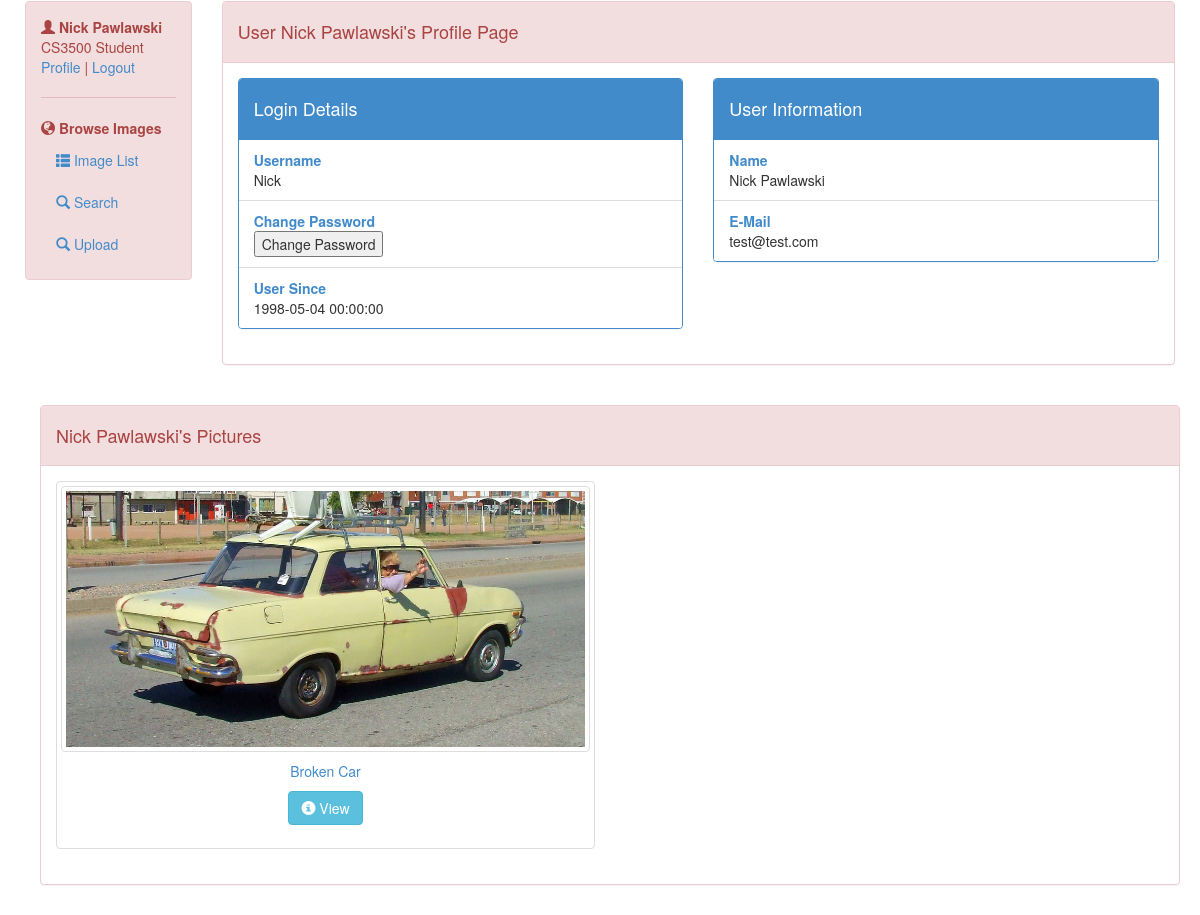
The app's page /profile.php (signed in, lower part), older data.
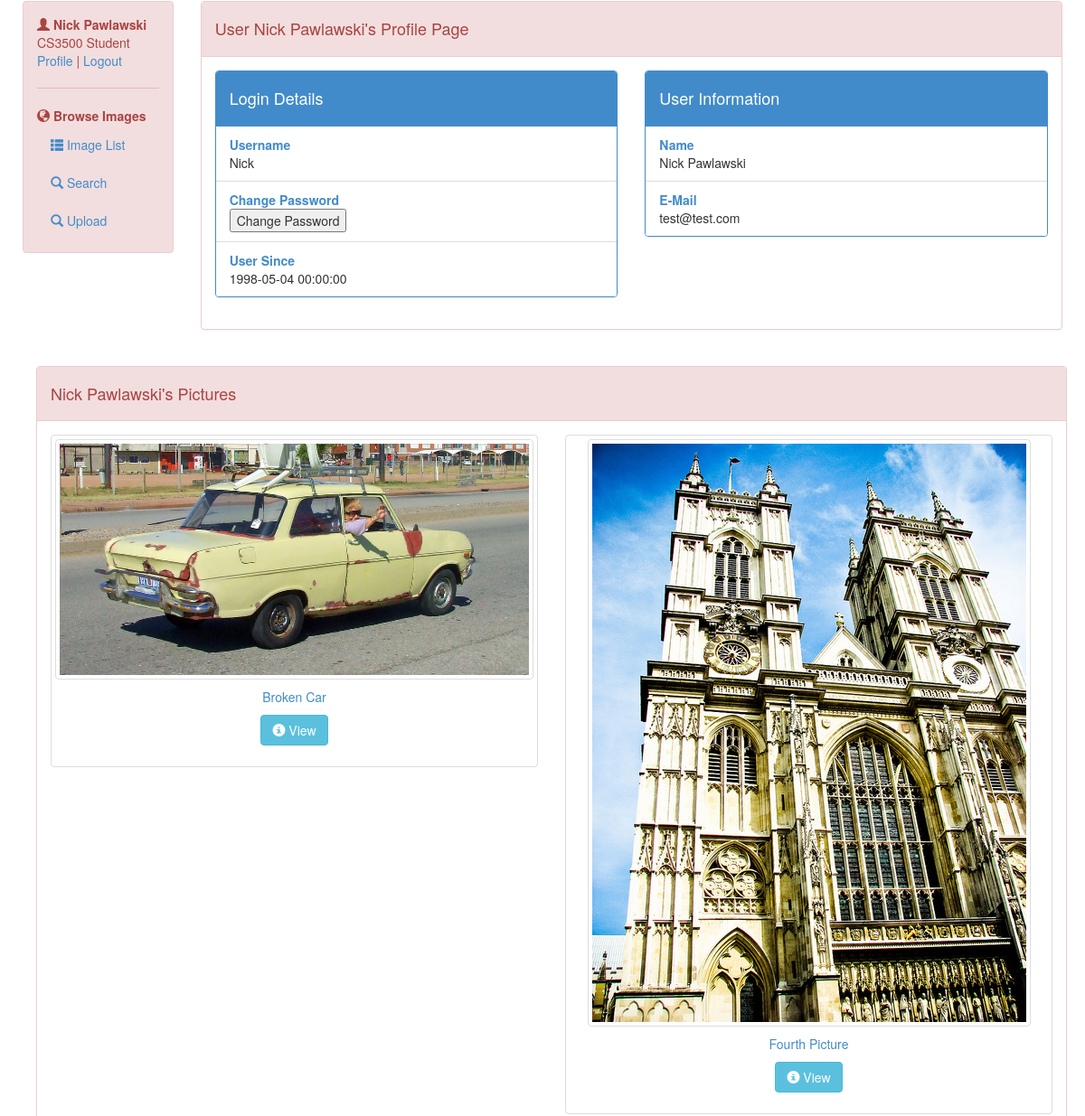
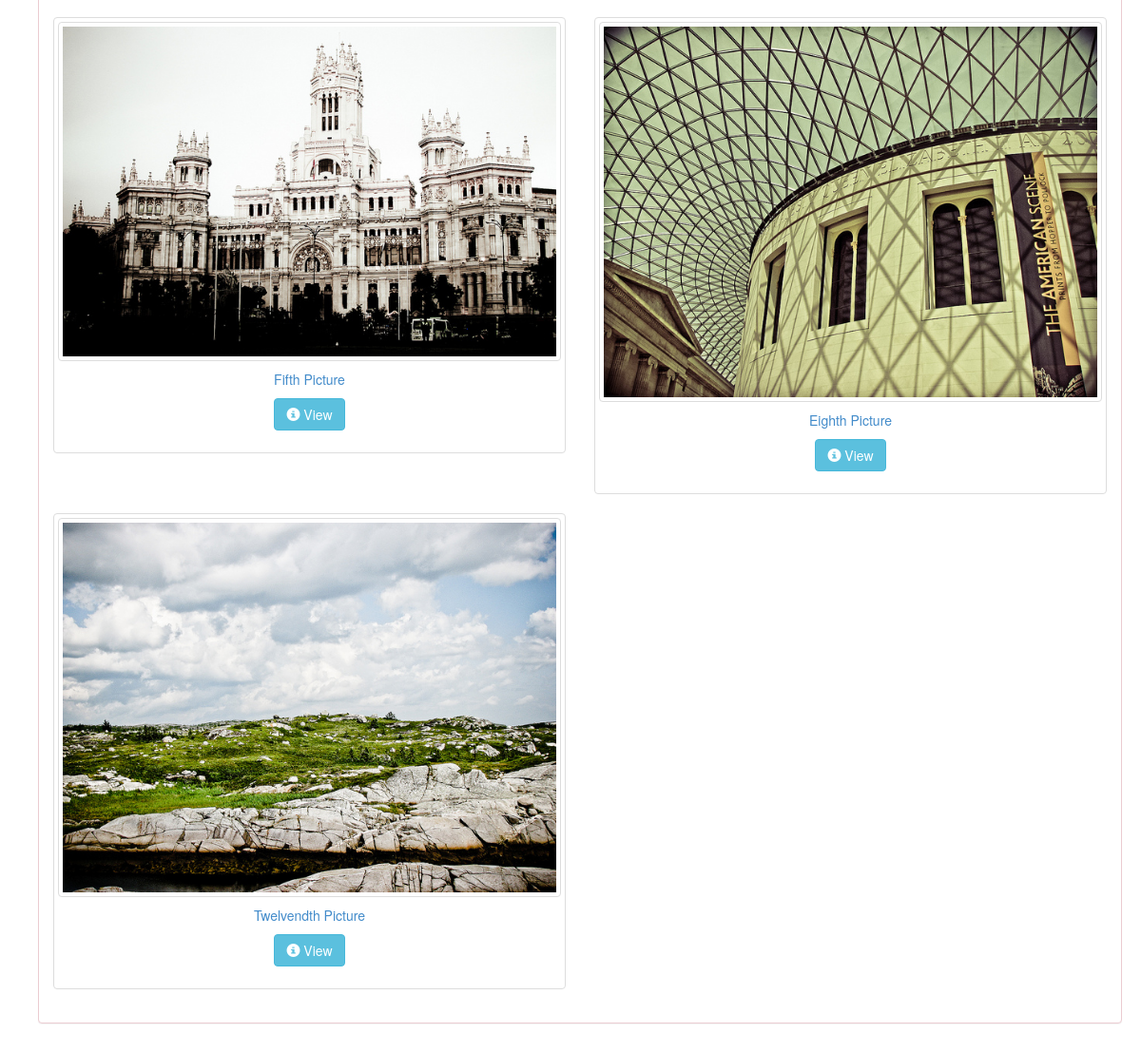
The same page, newer data (2 pictures, top to bottom).
### tables this page shows
CREATE TABLE `Image` (
  `ImageID` int(11) NOT NULL,
  `UID` int(11) NOT NULL,
  `Path` varchar(255) NOT NULL,
  `Title` varchar(255) DEFAULT NULL,
  `Description` text,
  `Likes` int(11) DEFAULT NULL,
  `Dislikes` int(11) DEFAULT NULL,
  `ViewCount` int(11) DEFAULT NULL,
  `Privacy` int(1) NOT NULL,
  `Date` datetime NOT NULL
);

### getImages.php (called while the page is built)
<?php
include 'connect.php';
try
{
    $sql = "SELECT * FROM image where UID = ".$_SESSION["UID"];
    $st = $pdo->prepare($sql);
    $st->execute();
    while($row = $st->fetch())
    {
        $images[] = $row;
    }
}
catch (PDOException $e)
{
}
?>

### profile.php (the view, shortened to what this page needs)
<?php
include 'getImages.php';
?>
<!DOCTYPE html>
<html lang="en">
<head>
</head>
<body>
  <?php include 'header.php'; ?><br>
  <div class="container"  style = "padding:10px;">
   <div class="row">
    <div class="col-md-2">
     <?php include 'side.php'; ?>
   </div>
   <div class="col-md-10">
    <div class="panel panel-danger spaceabove" >
      <div class="panel-heading" ><h4>User <?php echo $_SESSION['fName']." ".$_SESSION["lName"]  ?>'s Profile Page</h4></div>
      <div class="panel-body">
        <div class="row">
          <div class="col-md-6">
            <div class="panel panel-primary">
              <div class="panel-heading"><h4>Login Details</h4></div>
              <ul class="list-group">
                <li class="list-group-item"><strong class="text-primary">Username</strong><br> <?php echo $_SESSION["userName"];  ?> </li>
                <li class="list-group-item"><strong class="text-primary">Change Password</strong><br><button onclick="window.location.href = 'changePassword.php'" class="button" href="changePassword.php">Change Password</li>
                <li class="list-group-item"><strong class="text-primary">User Since</strong><br>  <?php echo $_SESSION["date"]; ?></li>
                </ul>
              </div>
            </div>
            <div class="col-md-6">
              <div class="panel panel-primary">
                <div class="panel-heading"><h4>User Information</h4></div>
                <ul class="list-group">
                  <li class="list-group-item"><strong class="text-primary">Name</strong><br> <?php echo $_SESSION["fName"]." ".$_SESSION["lName"]; ?> </li>
                  <li class="list-group-item"><strong class="text-primary">E-Mail</strong><br> <?php echo $_SESSION["email"]; ?></li>
                </ul>
              </div>
            </div>
          </div>
        </div>
      </div>
        <br>
    </div>
  </div>
    <div class = "container">
    <div class="panel panel-danger spaceabove">
      <div class="panel-heading"><h4><?php echo $_SESSION['fName']." ".$_SESSION["lName"]  ?>'s Pictures</h4></div>
      <div class="panel-body">
        <div class="row">
        <?php
        foreach($images as $image)
        {
          echo'<div class="col-md-6 text-center">
          <div class="thumbnail">
            <a href = "image.php?img='.$image["ImageID"].'">
              <img src = "images/'.$image["Path"].'" alt="..." class="img-thumbnail">
            </a>
            <div class="caption">
              <p>
                <a href="image.php?img='.$image["ImageID"].'">'.$image["Title"].'</a>
              </p>
              <p>
                <a href="image.php?img='.$image["ImageID"].'" class="btn btn-info" role="button">
                  <span class="glyphicon glyphicon-info-sign"></span> View
                </a>
              </p>
            </div>
          </div>
        </div>';
        }
        ?>
        </div>
      </div>
    </div>
</div>
 </body>
 </html>

### header.php (shortened to what this page needs)
<!DOCTYPE html>
<html>
  <head>
    <link rel="stylesheet" href="bootstrap-3.2.0-dist/css/bootstrap.css">
    <link rel="stylesheet" href="css/header.css">
  </head>
  <body>
  </body>
</html>

### side.php (shortened to what this page needs)
<?php
if(isset($_SESSION["loggedIn"]))
{
    echo '
    <div class="rail">
    <div class="alert alert-danger">
    <strong><span class="glyphicon glyphicon-user"></span> '. $_SESSION['fName']." ".$_SESSION["lName"].'</strong><br/>
    CS3500 Student<br/>
    <span class="member-box-links"><a href="profile.php">Profile</a> | <a href="logout.php">Logout</a></span>
    <hr>
    <ul class="nav nav-stacked">
    <li class="nav-header"> <strong><span class="glyphicon glyphicon-globe"></span>  Browse Images</strong></li>
        <li><a href="picDump.php"><span class="glyphicon glyphicon-th-list"></span> Image List</a></li>
        <li><a href="search.php"><span class="glyphicon glyphicon-search"></span> Search</a></li>
        <li><a href="upload.php"><span class="glyphicon glyphicon-search"></span> Upload</a></li>
    </ul>
    </div>
    </div>';
}
?>

Row changes from the older to the newer data that the page shows:
added image: Path (picture), Title "Fourth Picture"
added image: Path (picture), Title "Fifth Picture"
added image: Path (picture), Title "Eighth Picture"
added image: Path (picture), Title "Twelvendth Picture"
